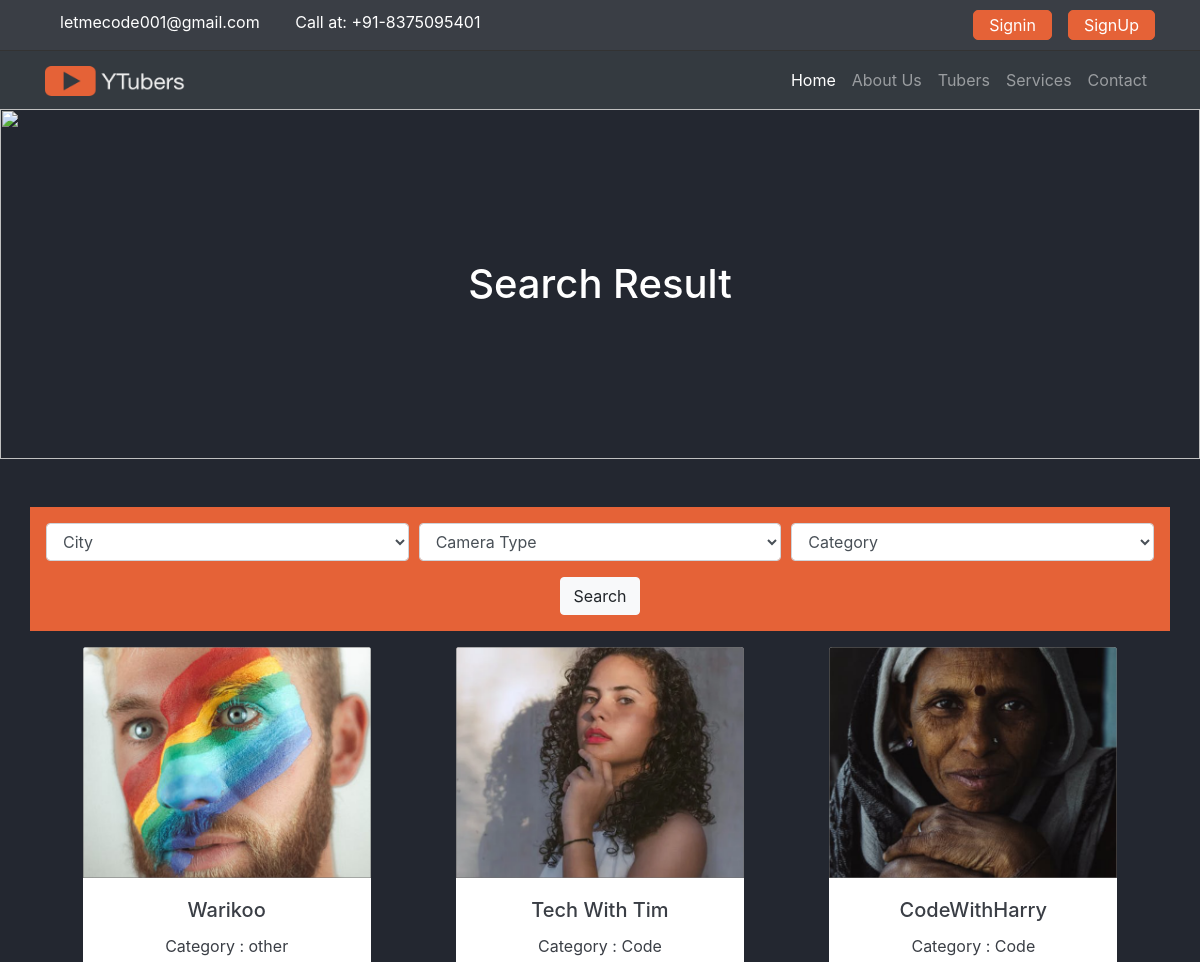
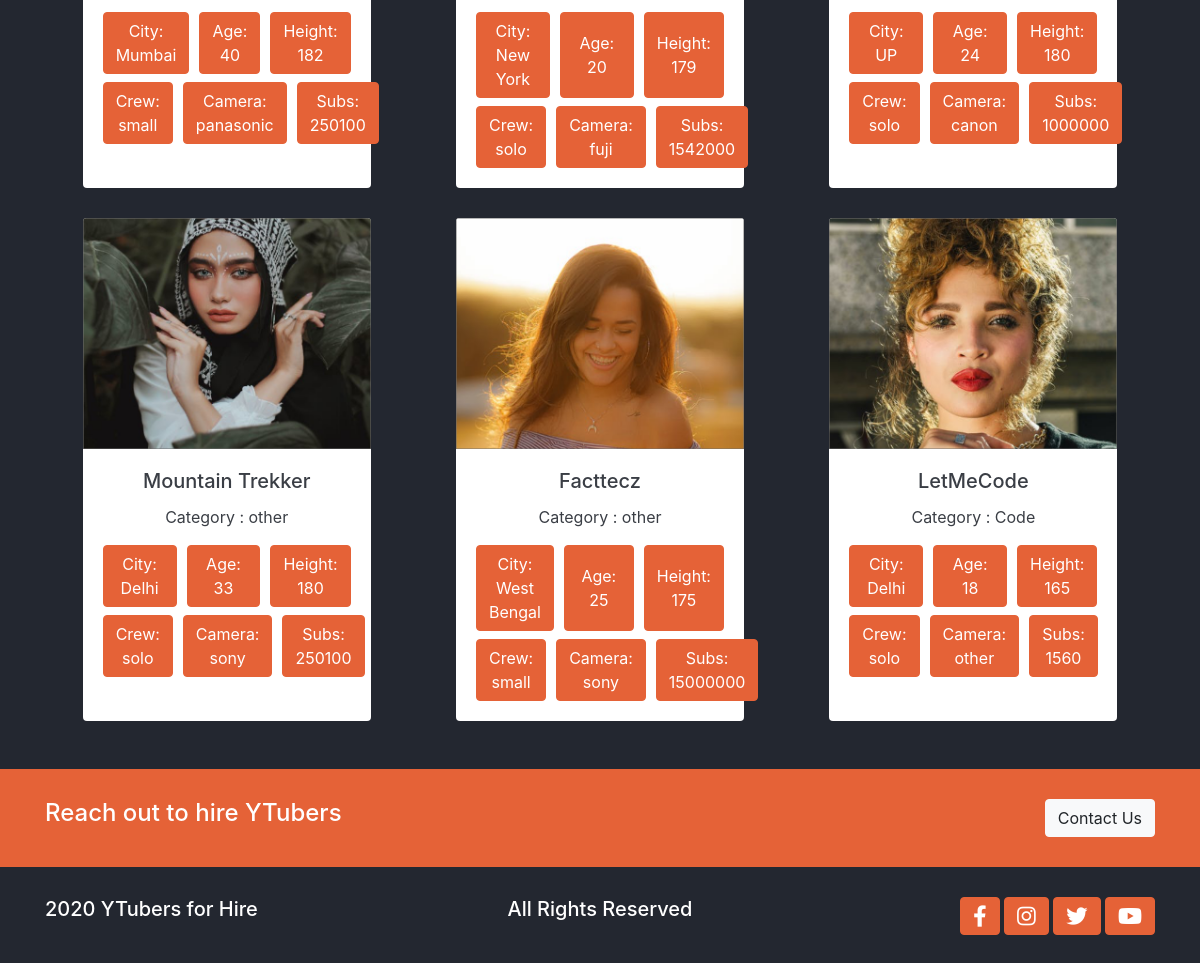
Page /youtubers/search on the committed database (2 pictures, top to bottom).
### youtubers/models.py (models this page shows)
class Youtuber(models.Model):
    crew_choices = (
        ('solo', 'solo'),
        ('small', 'small'),
        ('large', 'large'),
    )
    camera_choices = (
        ('canon', 'canon'),
        ('nikon', 'nikon'),
        ('sony', 'sony'),
        ('red', 'red'),
        ('fuji', 'fuji'),
        ('panasonic', 'panasonic'),
        ('other', 'other'),
    )
    category_choices = (
        ('Code', 'Code'),
        ('mobile_review', 'mobile_review'),
        ('vlogs', 'vlogs'),
        ('comedy', 'comedy'),
        ('gamin', 'gaming'),
        ('film_making', 'film_making'),
        ('other', 'other'),
    )
    name = models.CharField(max_length=255)
    price = models.IntegerField()
    photo = models.ImageField(upload_to='media/youtubers/%Y/%m/')
    video_url = models.CharField(max_length=255)
    description = RichTextField()
    city = models.CharField(max_length=255)
    age = models.IntegerField()
    height = models.IntegerField()
    crew = models.CharField(choices=crew_choices, max_length=255)
    camera_type = models.CharField(choices=camera_choices, max_length=255)
    subs_count = models.CharField(max_length=255)
    category = models.CharField(choices=category_choices, max_length=255)
    is_featured = models.BooleanField(default=False)
    created_date = models.DateTimeField(default=datetime.now, blank=True)

### youtubers/views.py (the view)
# urls.py: path('search', views.search, name='search'),
def search(request):
    tubers = Youtuber.objects.order_by('-created_date')
    city_search = Youtuber.objects.values_list('city', flat=True).distinct()
    camera_type_search = Youtuber.objects.values_list(
        'camera_type', flat=True).distinct()
    category_search = Youtuber.objects.values_list(
        'category', flat=True).distinct()
    if 'keyword' in request.GET:
        keyword = request.GET['keyword']
        if keyword:
            tubers = tubers.filter(description__icontains=keyword)
    if 'city' in request.GET:
        city = request.GET['city']
        if city:
            tubers = tubers.filter(city__iexact=city)
    if 'camera_type' in request.GET:
        camera_type = request.GET['camera_type']
        if camera_type:
            tubers = tubers.filter(caemra_type__iexact=camera_type)
    if 'category' in request.GET:
        category = request.GET['category']
        if category:
            tubers = tubers.filter(category__iexact=category)
    data = {
        'tubers': tubers,
        'city_search': city_search,
        'camera_type_search': camera_type_search,
        'category_search': category_search
    }
    return render(request, 'youtubers/search.html', data)

### templates/youtubers/search.html (shortened to what this page needs)
{% extends 'base.html' %}
{% load static %}
{% block content %}
<main class="searchpage">
    <div class="banner">
        <img src="{% static './assets/images/bg-banner.png' %}" alt="" class="img-fluid w-100">
        <h1 class="text-center">
            Search Result
        </h1>
    </div>
    <section class="searchbox container mt-5 p-3 bg-accent">
        <form method="GET" action="{% url 'search' %}">
            <div class="form-row">
                <div class="form-group col-md-4">
                    <select name="city" id="inputState" class="form-control">
                        <option selected disabled hidden>City</option>
                    </select>
                </div>
                <div class="form-group col-md-4">
                    <select name="camera" id="inputState" class="form-control">
                        <option selected disabled hidden>Camera Type</option>
                    </select>
                </div>
                <div class="form-group col-md-4">
                    <select name="category" class="form-control">
                        <option selected disabled hidden>Category</option>
                    </select>
                </div>
            </div>
            <div class="text-center">
                <button class="btn btn-light">Search</button>
            </div>
        </form>
    </section>
    <section class="search-results container mt-3 grid">
        {% for tuber in tubers %}
        <div class="card border-0 text-center">
            <div class="feature-text">
                <a href="{% url 'youtubers_detail' tuber.id %}">
                    <img src="{{tuber.photo.url}}" class="card-img-top" alt="team-member">
                </a>
            </div>
            <div class="card-body">
                <h5 class="card-title">{{tuber.name}}</h5>
                <p class="card-text">Category : {{tuber.category}}</p>
                <div class="person-description mt-2">
                    <button class="btn btn-accent">City: {{tuber.city}} </button>
                    <button class="btn btn-accent">Age: {{tuber.age}} </button>
                    <button class="btn btn-accent">Height: {{tuber.height}} </button>
                </div>
                <div class="person-description mt-2">
                    <button class="btn btn-accent">Crew: {{tuber.crew}} </button>
                    <button class="btn btn-accent">Camera: {{tuber.camera_type}} </button>
                    <button class="btn btn-accent">Subs: {{tuber.subs_count}} </button>
                </div>
            </div>
        </div>
        {% endfor %}
    </section>
</main>
{% endblock %}

### tubers/static/css/base.css (style rules this page uses)
:root { --primary: #232730; --secondary: #3a3e45; --white: #888787; --accent: #e56237; }
body { background-color: var(--primary); color: #fff; }
a { color: #fff; }
.btn-accent { background-color: var(--accent); color: #fff; border-color: var(--accent); outline: none; }
.card { color: var(--secondary); width: 18rem; }
main { overflow: hidden; }

### tubers/static/css/utils.css (style rules this page uses)
.bg-accent { color: #ffffff; background-color: var(--accent); }
.banner { position: relative; }
.banner img { height: 350px; width: 100%; }
.banner h1 { position: absolute; top: 50%; left: 50%; transform: translate(-50%, -50%); }
.grid { display: grid; grid-template-columns: 1fr 1fr 1fr; row-gap: 30px; column-gap: 10px; }
.feature-text { position: relative; }
.person-description { display: grid; grid-template-columns: 1fr 1fr 1fr; column-gap: 10px; }

### tubers/static/css/style.css (style rules this page uses)
.search-results { justify-items: center; }

### rows in the picture
Youtuber: photo (picture), name "Warikoo", category "other", city "Mumbai", age "40", height "182", crew "small", camera_type "panasonic", subs_count "250100"
Youtuber: photo (picture), name "Tech With Tim", category "Code", city "New York", age "20", height "179", crew "solo", camera_type "fuji", subs_count "1542000"
Youtuber: photo (picture), name "CodeWithHarry", category "Code", city "UP", age "24", height "180", crew "solo", camera_type "canon", subs_count "1000000"
Youtuber: photo (picture), name "Mountain Trekker", category "other", city "Delhi", age "33", height "180", crew "solo", camera_type "sony", subs_count "250100"
Youtuber: photo (picture), name "Facttecz", category "other", city "West Bengal", age "25", height "175", crew "small", camera_type "sony", subs_count "15000000"
Youtuber: photo (picture), name "LetMeCode", category "Code", city "Delhi", age "18", height "165", crew "solo", camera_type "other", subs_count "1560"
